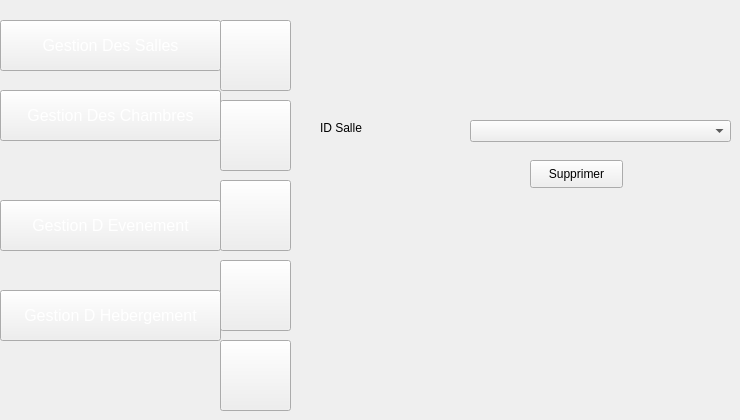
    <widget class="QWidget" name="page_50">
     <widget class="QPushButton" name="pushButton_427">
      <property name="geometry">
       <rect>
        <x>220</x>
        <y>100</y>
        <width>71</width>
        <height>71</height>
       </rect>
      </property>
      <property name="styleSheet">
       <string notr="true">image: url(:/img/icon-modif2 (1).png);</string>
      </property>
      <property name="text">
       <string/>
      </property>
     </widget>
     <widget class="QPushButton" name="pushButton_428">
      <property name="geometry">
       <rect>
        <x>0</x>
        <y>200</y>
        <width>221</width>
        <height>51</height>
       </rect>
      </property>
      <property name="font">
       <font>
        <pointsize>12</pointsize>
       </font>
      </property>
      <property name="styleSheet">
       <string notr="true">color: rgb(255, 255, 255);
</string>
      </property>
      <property name="text">
       <string>Gestion D Evenement</string>
      </property>
     </widget>
     <widget class="QComboBox" name="comboBox_14">
      <property name="geometry">
       <rect>
        <x>470</x>
        <y>120</y>
        <width>261</width>
        <height>22</height>
       </rect>
      </property>
     </widget>
     <widget class="QPushButton" name="pushButton_429">
      <property name="geometry">
       <rect>
        <x>220</x>
        <y>20</y>
        <width>71</width>
        <height>71</height>
       </rect>
      </property>
      <property name="styleSheet">
       <string notr="true">

image: url(:/img/icon-ajout2.png);</string>
      </property>
      <property name="text">
       <string/>
      </property>
     </widget>
     <widget class="QPushButton" name="pushButton_430">
      <property name="geometry">
       <rect>
        <x>220</x>
        <y>180</y>
        <width>71</width>
        <height>71</height>
       </rect>
      </property>
      <property name="styleSheet">
       <string notr="true">image: url(:/img/icon-supp2 (1).png);</string>
      </property>
      <property name="text">
       <string/>
      </property>
     </widget>
     <widget class="QPushButton" name="pushButton_431">
      <property name="geometry">
       <rect>
        <x>220</x>
        <y>340</y>
        <width>71</width>
        <height>71</height>
       </rect>
      </property>
      <property name="styleSheet">
       <string notr="true">image: url(:/img/8774.png);
image: url(:/img/8774.png);
image: url(:/img/8774.png);</string>
      </property>
      <property name="text">
       <string/>
      </property>
     </widget>
     <widget class="QPushButton" name="pushButton_432">
      <property name="geometry">
       <rect>
        <x>0</x>
        <y>90</y>
        <width>221</width>
        <height>51</height>
       </rect>
      </property>
      <property name="font">
       <font>
        <pointsize>12</pointsize>
       </font>
      </property>
      <property name="styleSheet">
       <string notr="true">color: rgb(255, 255, 255);
</string>
      </property>
      <property name="text">
       <string>Gestion Des Chambres</string>
      </property>
     </widget>
     <widget class="QPushButton" name="pushButton_433">
      <property name="geometry">
       <rect>
        <x>220</x>
        <y>260</y>
        <width>71</width>
        <height>71</height>
       </rect>
      </property>
      <property name="styleSheet">
       <string notr="true">image: url(:/img/icon-afficher2.png);</string>
      </property>
      <property name="text">
       <string/>
      </property>
     </widget>
     <widget class="QLabel" name="label_98">
      <property name="geometry">
       <rect>
        <x>320</x>
        <y>120</y>
        <width>121</width>
        <height>16</height>
       </rect>
      </property>
      <property name="styleSheet">
       <string notr="true">background-image: url(:/img/backback.png);
</string>
      </property>
      <property name="text">
       <string>ID Salle</string>
      </property>
     </widget>
     <widget class="QPushButton" name="pb_ajouter_20">
      <property name="geometry">
       <rect>
        <x>530</x>
        <y>160</y>
        <width>93</width>
        <height>28</height>
       </rect>
      </property>
      <property name="styleSheet">
       <string notr="true">;
background-image: url(:/img/back.png);</string>
      </property>
      <property name="text">
       <string>Supprimer</string>
      </property>
     </widget>
     <widget class="QPushButton" name="pushButton_437">
      <property name="geometry">
       <rect>
        <x>0</x>
        <y>20</y>
        <width>221</width>
        <height>51</height>
       </rect>
      </property>
      <property name="font">
       <font>
        <pointsize>12</pointsize>
       </font>
      </property>
      <property name="styleSheet">
       <string notr="true">color: rgb(255, 255, 255);
background-image: url(:/img/selected2.png);
</string>
      </property>
      <property name="text">
       <string>Gestion Des Salles</string>
      </property>
     </widget>
     <widget class="QPushButton" name="pushButton_434">
      <property name="geometry">
       <rect>
        <x>0</x>
        <y>290</y>
        <width>221</width>
        <height>51</height>
       </rect>
      </property>
      <property name="font">
       <font>
        <pointsize>12</pointsize>
       </font>
      </property>
      <property name="styleSheet">
       <string notr="true">color: rgb(255, 255, 255);
</string>
      </property>
      <property name="text">
       <string>Gestion D Hebergement</string>
      </property>
     </widget>
    </widget>
